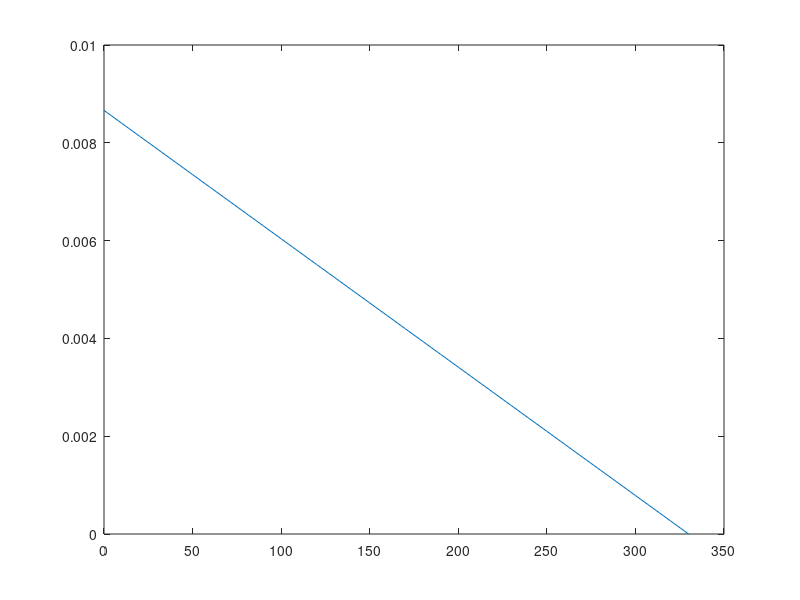

MATLAB code for this plot:

a1=18e-6;
a2=0.5e-6;
t0=330;
i=1;
h=1e-6;
n=1;
for t=0:10:330
G(i)=(24*(a2-a1)*(t-t0))/(h*(14+n+(1/n)));
T(i)=t;
i=i+1;
end 
G1=G*(10^-6);
plot(T,G1);
